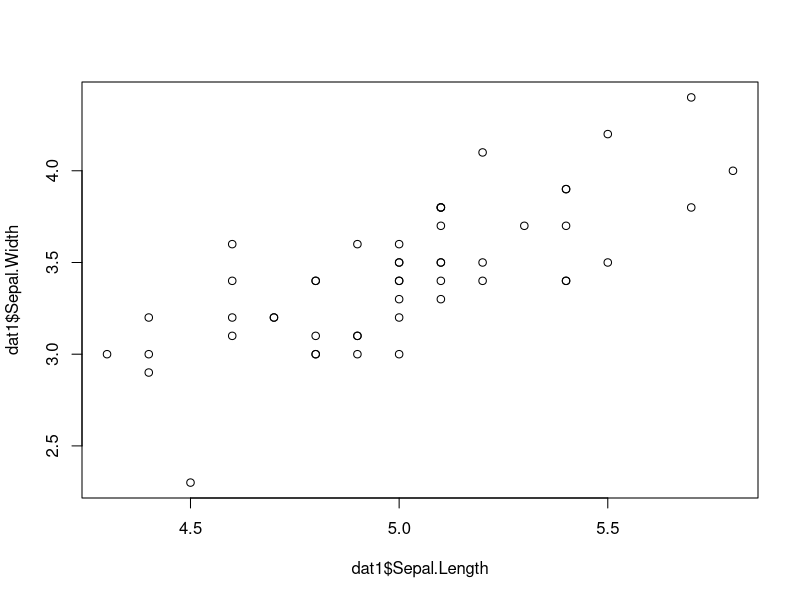
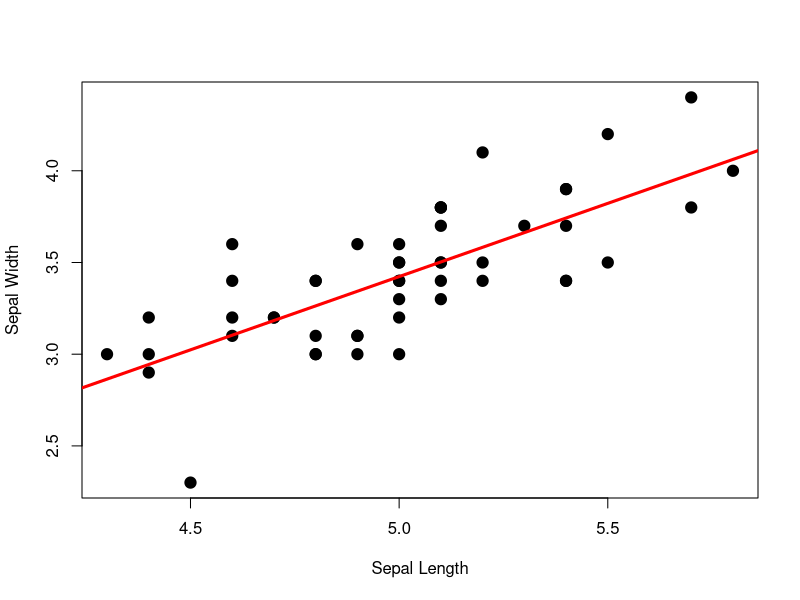

Reproduce these figures in R, in order.
################################################################################

# A short script to explain R and RStudio installations and to give a short 
# introduction about the basic functionality of R.
# February 21st, 2024
# https://wviechtb.github.io/r-user-group/
#
# Author:  Ozan Cinar
# License: CC BY-NC-SA 4.0
#
# last updated: 2024-02-20

################################################################################

### Installing R and RStudio

# The files and instructions for installing the base R can be found here:
# https://cran.r-project.org/

# However, we would recommend installing RStudio, an interactive environment for
# using R in a nicer, user-friendly software. 
# Files and instructions for installing RStudio can be found here:
# https://posit.co/download/rstudio-desktop/

# Once both software are installed on your computer, you can start RStudio to 
# use R. 

################################################################################

### Basics of Interacting with R

# The most basic way to interact with R is to use the console.
# A '>' sign indicates R is ready and waits for input. 
1 - (1 - 0.95)^2
date()

# A better way to use R is to create/open an R script (a file with the extension
# of '.r' as this script) and keep your work in it. 

# Putting one or multiple '#' sign(s) makes R to consider everything that 
# follows the # sign in that line as comment for human users. Therefore, R will 
# not try to run and evaluate these parts of the code. Comments are very 
# important to explain your work in a human-readable format. 


### Objects and Values

# R can keep objects in the current environment that are assigned with a value
# so that the user can use them repeatedly. Assigning a value to an object is 
# made by using the '<-' syntax.
a <- 5  # Here the object is a and its value is 5.
a

# A value can be a number, a string, a set of numbers or strings, a data frame,
# outputs of a regression model, and many other more. 
b <- c(3, 5, 2, 1)  # An object with a set of numbers.
b
# See this material from a previous session for more about objects (and object
# classes):
# https://github.com/wviechtb/r-user-group/blob/master/materials/2023-03-15/rcode.r


### Functions

# Functions are R objects that can do specific tasks. For instance, we can use
# the sort function to sort the numbers in the object b in the increasing order.
b
sort(b)

# Almost every function has its own arguments. There arguments can be used to 
# modify the function to do more specific tasks or to tweak the function to your
# needs (as we will see soon with reading in data).
# Information about the function itself and its arguments can be seen from the 
# function's help page.
?sort
sort(b, decreasing=TRUE)  # Using the decreasing argument to sort the values in
                          # the decreasing order. 


### Reading in Data

# The read.table function can be used to read in data sets that are stored in 
# text files. 
?read.table

# Reading in the first toy data. Please note that, in the text file, the columns
# have names. We need to set the header argument to TRUE to read the data 
# correctly.
dat1 <- read.table("toydata1.txt", header=TRUE)
dat1

# It might also be a good practice to experiment to see what happens otherwise
# to understand how R and these functions work. 
# Let us use header=FALSE to see what happens. 
datx <- read.table("toydata1.txt", header=FALSE)
head(datx)  # First six line of the data set with the head function. 

rm(datx)  # Removing this (incorrect) data set from the R environment.
ls()      # Listing all the objects currently in the R environment.

# The second toy data set, toydata2.txt, does not have column names (so we will
# need to use header=FALSE). Also, the columns are separated from each other 
# with a ','. We can use the sep argument of the read.table function to tell R
# to separate columns when there is a comma rather than a tab. 
dat2 <- read.table("toydata2.txt", header=FALSE, sep=",")
head(dat2)

# Naming the columns.
colnames(dat2) <- c("sepal_length", "sepal_width")
head(dat2)

# Note that there are many more ways to read in data in different formats. See
# other functions in ?read.table. There are also other functions in other 
# packages to read in specific file extensions, such as the readxl package to
# read in .xls/.xlsx formats.

# Some basic work with data frames.
str(dat1)       # Data structure
dim(dat1)       # Dimensions of the data
head(dat1)      # First six rows in the data set
summary(dat1)   # Some descriptive statistics of the variables
names(dat1)     # Variable names

colMeans(dat1)  # Means of the values in each variable

# We can call the variables in a data frame using the '$' syntax.
dat1$Sepal.Length
dat1$Sepal.Width

# We can then use various functions on these variables.
mean(dat1$Sepal.Length) # Mean of the values in the Sepal.Length variable
sd(dat1$Sepal.Length)   # Standard deviation of the Sepal.Length values.

# Drawing a scatter plot of Sepal Length against Sepal Width.
plot(dat1$Sepal.Length, dat1$Sepal.Width)

# Improving the plot with modifying it with the arguments of the plot function.
plot(dat1$Sepal.Length, dat1$Sepal.Width, xlab="Sepal Length", ylab="Sepal Width",
     pch=19, cex=1.5)
# Check ?plot and $par help pages for more details about the arguments you can
# use with the plot function. 


### Fitting a Linear Regression Model

# The lm function is used for fitting linear regression models in R. Such 
# modelling functions in R usually follow a specific syntax called 'formula'. 
# For example, let's say we want to use the Sepal.Width as the outcome variable
# and the Sepal.Length as the predictor. We can then set our formula as 
# Sepal.Length ~ Sepal.Width 
# in the lm function.
res <- lm(Sepal.Width ~ Sepal.Length, data=dat1)
res           # Parameter estimates of the model
summary(res)  # More detail about the model

# You can also see a previous session on formulas here: 
# https://github.com/wviechtb/r-user-group/blob/master/materials/2023-03-29/rcode.r

# We can add the regression line over the scatter plot we previously created.
abline(res, col="red", lwd=3)

# One can fit other types of models with R, for instance, logistic regressions 
# with the glm function, mixed-effects and/or multi-level models with lme4 and 
# metafor packages. 


### Installing and Loading Packages

# R utilizes packages that are created by the R community. A package comes with
# necessary tools, such as functions and data sets, to conduct a specific type
# of analysis or a task. The lavaan package, for instance, is an R package to 
# conduct confirmatory factor analysis, structural equation modeling and growth 
# curve models.

# These R packages are usually stored in repositories. CRAN is the main 
# repository for R packages: 
# https://cran.r-project.org/web/packages/available_packages_by_name.html

# Installing R does not install all these packages, instead the user needs to
# install them manually. The install.packages function can be used to install 
# packages from CRAN. 
install.packages("lavaan") # Installing the lavaan package
# Note that a package needs to be installed only once. If the package is 
# installed --you can check the console; R should confirm the installation--, 
# you do not need to run the install.package function again.

# However, installing a package does not mean that it will be automatically 
# loaded in the R environment. They need to be loaded into the R environment 
# with the library function. This needs to be just once for each R session.
library(lavaan)
?lavaan
